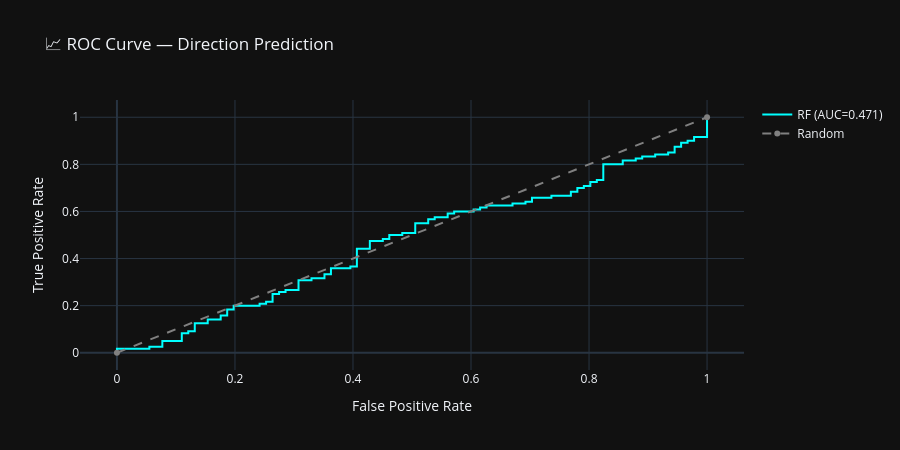

Notebook code for this chart:
### Code cell
# ROC Curve
fpr, tpr, _ = roc_curve(y_test, y_prob)

fig = go.Figure()
fig.add_trace(go.Scatter(x=fpr, y=tpr, name=f'RF (AUC={roc_auc:.3f})',
                          line=dict(color='cyan', width=2)))
fig.add_trace(go.Scatter(x=[0,1], y=[0,1], name='Random',
                          line=dict(color='gray', dash='dash')))
fig.update_layout(template='plotly_dark', height=450,
                   title='📈 ROC Curve — Direction Prediction',
                   xaxis_title='False Positive Rate',
                   yaxis_title='True Positive Rate')
fig.show()
